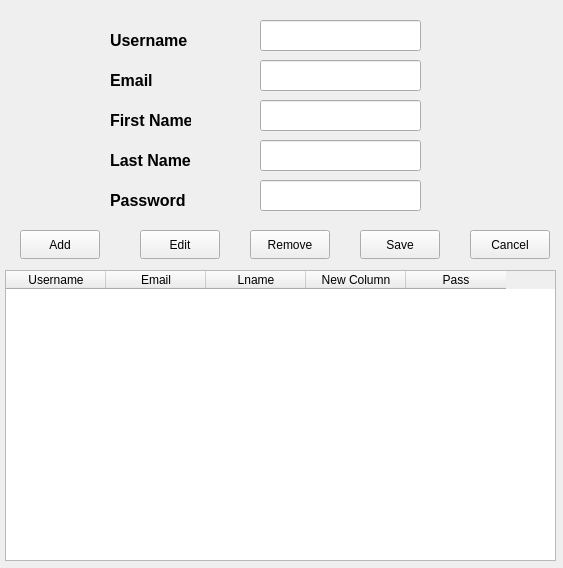
<?xml version="1.0" encoding="UTF-8"?>
<ui version="4.0">
 <class>MainWindow</class>
 <widget class="QMainWindow" name="MainWindow">
  <property name="geometry">
   <rect>
    <x>0</x>
    <y>0</y>
    <width>563</width>
    <height>568</height>
   </rect>
  </property>
  <property name="windowTitle">
   <string>ManageUser</string>
  </property>
  <widget class="QWidget" name="centralwidget">
   <widget class="QLineEdit" name="txtEmail">
    <property name="geometry">
     <rect>
      <x>260</x>
      <y>60</y>
      <width>161</width>
      <height>31</height>
     </rect>
    </property>
   </widget>
   <widget class="QLabel" name="label_2">
    <property name="geometry">
     <rect>
      <x>110</x>
      <y>110</y>
      <width>81</width>
      <height>21</height>
     </rect>
    </property>
    <property name="font">
     <font>
      <pointsize>12</pointsize>
      <weight>75</weight>
      <bold>true</bold>
     </font>
    </property>
    <property name="contextMenuPolicy">
     <enum>Qt::NoContextMenu</enum>
    </property>
    <property name="text">
     <string>First Name</string>
    </property>
   </widget>
   <widget class="QLineEdit" name="txtUser">
    <property name="geometry">
     <rect>
      <x>260</x>
      <y>20</y>
      <width>161</width>
      <height>31</height>
     </rect>
    </property>
   </widget>
   <widget class="QLabel" name="label">
    <property name="geometry">
     <rect>
      <x>110</x>
      <y>30</y>
      <width>81</width>
      <height>21</height>
     </rect>
    </property>
    <property name="font">
     <font>
      <pointsize>12</pointsize>
      <weight>75</weight>
      <bold>true</bold>
     </font>
    </property>
    <property name="contextMenuPolicy">
     <enum>Qt::NoContextMenu</enum>
    </property>
    <property name="text">
     <string>Username</string>
    </property>
   </widget>
   <widget class="QLineEdit" name="txtPass">
    <property name="geometry">
     <rect>
      <x>260</x>
      <y>180</y>
      <width>161</width>
      <height>31</height>
     </rect>
    </property>
   </widget>
   <widget class="QLabel" name="label_4">
    <property name="geometry">
     <rect>
      <x>110</x>
      <y>190</y>
      <width>81</width>
      <height>21</height>
     </rect>
    </property>
    <property name="font">
     <font>
      <pointsize>12</pointsize>
      <weight>75</weight>
      <bold>true</bold>
     </font>
    </property>
    <property name="contextMenuPolicy">
     <enum>Qt::NoContextMenu</enum>
    </property>
    <property name="text">
     <string>Password</string>
    </property>
   </widget>
   <widget class="QLineEdit" name="txtLname">
    <property name="geometry">
     <rect>
      <x>260</x>
      <y>140</y>
      <width>161</width>
      <height>31</height>
     </rect>
    </property>
   </widget>
   <widget class="QLabel" name="label_6">
    <property name="geometry">
     <rect>
      <x>110</x>
      <y>70</y>
      <width>141</width>
      <height>21</height>
     </rect>
    </property>
    <property name="font">
     <font>
      <pointsize>12</pointsize>
      <weight>75</weight>
      <bold>true</bold>
     </font>
    </property>
    <property name="contextMenuPolicy">
     <enum>Qt::NoContextMenu</enum>
    </property>
    <property name="text">
     <string>Email</string>
    </property>
   </widget>
   <widget class="QLineEdit" name="txtFname">
    <property name="geometry">
     <rect>
      <x>260</x>
      <y>100</y>
      <width>161</width>
      <height>31</height>
     </rect>
    </property>
   </widget>
   <widget class="QLabel" name="label_3">
    <property name="geometry">
     <rect>
      <x>110</x>
      <y>150</y>
      <width>81</width>
      <height>21</height>
     </rect>
    </property>
    <property name="font">
     <font>
      <pointsize>12</pointsize>
      <weight>75</weight>
      <bold>true</bold>
     </font>
    </property>
    <property name="contextMenuPolicy">
     <enum>Qt::NoContextMenu</enum>
    </property>
    <property name="text">
     <string>Last Name</string>
    </property>
   </widget>
   <widget class="QTableWidget" name="twgUser">
    <property name="geometry">
     <rect>
      <x>5</x>
      <y>270</y>
      <width>551</width>
      <height>291</height>
     </rect>
    </property>
    <column>
     <property name="text">
      <string>Username</string>
     </property>
    </column>
    <column>
     <property name="text">
      <string>Email</string>
     </property>
    </column>
    <column>
     <property name="text">
      <string>Lname</string>
     </property>
    </column>
    <column>
     <property name="text">
      <string>New Column</string>
     </property>
    </column>
    <column>
     <property name="text">
      <string>Pass</string>
     </property>
    </column>
   </widget>
   <widget class="QPushButton" name="btnAdd">
    <property name="geometry">
     <rect>
      <x>20</x>
      <y>230</y>
      <width>80</width>
      <height>29</height>
     </rect>
    </property>
    <property name="text">
     <string>Add</string>
    </property>
   </widget>
   <widget class="QPushButton" name="BtnSave">
    <property name="geometry">
     <rect>
      <x>360</x>
      <y>230</y>
      <width>80</width>
      <height>29</height>
     </rect>
    </property>
    <property name="text">
     <string>Save</string>
    </property>
   </widget>
   <widget class="QPushButton" name="btnRemove">
    <property name="geometry">
     <rect>
      <x>250</x>
      <y>230</y>
      <width>80</width>
      <height>29</height>
     </rect>
    </property>
    <property name="text">
     <string>Remove</string>
    </property>
   </widget>
   <widget class="QPushButton" name="btnEdit">
    <property name="geometry">
     <rect>
      <x>140</x>
      <y>230</y>
      <width>80</width>
      <height>29</height>
     </rect>
    </property>
    <property name="text">
     <string>Edit</string>
    </property>
   </widget>
   <widget class="QPushButton" name="btnCancel">
    <property name="geometry">
     <rect>
      <x>470</x>
      <y>230</y>
      <width>80</width>
      <height>29</height>
     </rect>
    </property>
    <property name="text">
     <string>Cancel</string>
    </property>
   </widget>
  </widget>
 </widget>
 <resources/>
 <connections/>
</ui>
